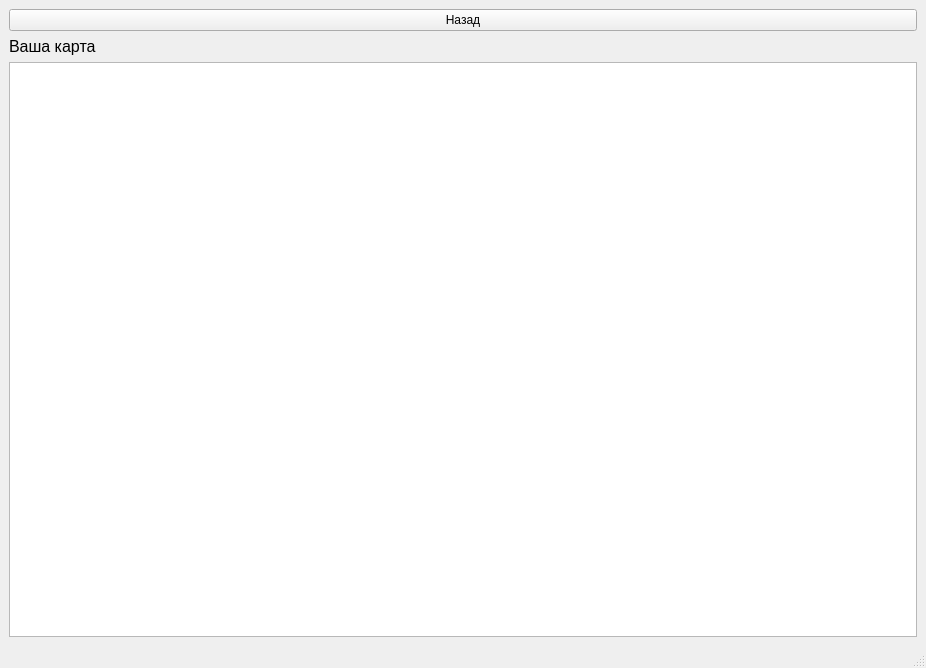
<?xml version="1.0" encoding="UTF-8"?>
<ui version="4.0">
 <class>MainWindow</class>
 <widget class="QMainWindow" name="MainWindow">
  <property name="geometry">
   <rect>
    <x>0</x>
    <y>0</y>
    <width>926</width>
    <height>668</height>
   </rect>
  </property>
  <property name="windowTitle">
   <string>MainWindow</string>
  </property>
  <widget class="QWidget" name="centralwidget">
   <layout class="QGridLayout" name="gridLayout">
    <item row="1" column="0">
     <widget class="QLabel" name="label">
      <property name="font">
       <font>
        <pointsize>12</pointsize>
       </font>
      </property>
      <property name="text">
       <string>Ваша карта</string>
      </property>
     </widget>
    </item>
    <item row="2" column="0">
     <widget class="QTableWidget" name="tableWidget"/>
    </item>
    <item row="0" column="0">
     <widget class="QPushButton" name="pushButton">
      <property name="text">
       <string>Назад</string>
      </property>
     </widget>
    </item>
   </layout>
  </widget>
  <widget class="QMenuBar" name="menubar">
   <property name="geometry">
    <rect>
     <x>0</x>
     <y>0</y>
     <width>926</width>
     <height>21</height>
    </rect>
   </property>
  </widget>
  <widget class="QStatusBar" name="statusbar"/>
 </widget>
 <resources/>
 <connections/>
</ui>
